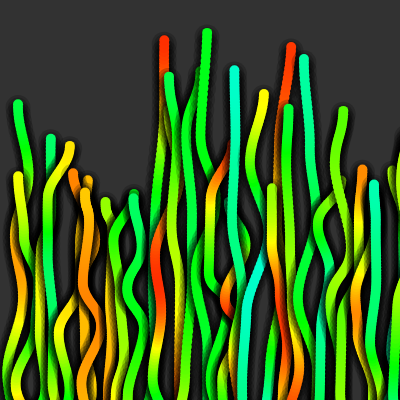
Frame 1 (no input)
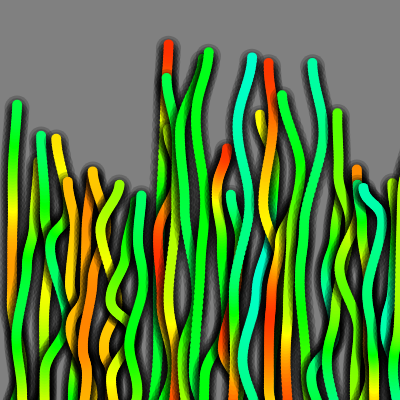
Frame 60 (no input)
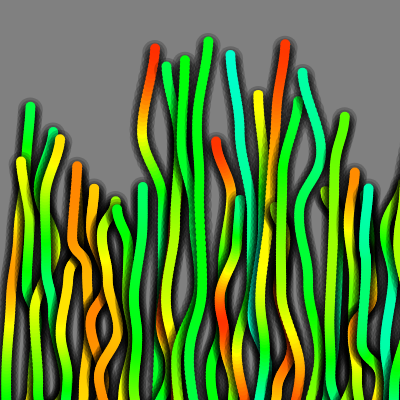
Frame 120 (the mouse pressed at the canvas centre since frame 60)

The p5.js sketch that drew these frames (run headless with seeded random() and noise() and a simulated clock; from frame 60 on, the mouse is pressed at the canvas centre):

// p5.js sketch
// ── sketch.js
// require https://cdnjs.cloudflare.com/ajax/libs/p5.js/0.5.14/p5.js
// require https://cdnjs.cloudflare.com/ajax/libs/p5.js/0.5.14/addons/p5.dom.js

// draws a rectangle, where you tell it to!

var freq_slider;
var amplitude_slider;
var time_slider;



var t = 0;

function setup() {
    createCanvas(400, 400);


    createP('Frequency');
    freq_slider = createSlider(0, 500, 50);
    createP('Amplitude');
    amplitude_slider = createSlider(0, 100, 50);
    createP('Time Speed');
    time_slider = createSlider(0, 100, 50);


}


function draw() {
    background(50);
    ellipseMode(CENTER);

    var frequency = freq_slider.value() / 10;
    var amplitude = amplitude_slider.value() / 100;
    var timeStep = time_slider.value() / 1000;

    t += timeStep;
    noiseDetail(1, .5);

    noStroke();

    var rays = 30;
    for (ray = 0; ray < rays; ray++) {
        var startX = width / rays * ray;
        var startY = 425;
        var endX = startX + noise(ray, 0) * 30;
        var endY = startY - 400 + noise(ray, 10) * 330;

        colorMode(RGB);
        fill(0, 0, 0, 50);
        for (i = 0; i < 1; i += .02) {
            var x = lerp(startX, endX, i);
            var y = lerp(startY, endY, i);
            var offsetX = noise(i * frequency + t, ray) * amplitude * 100;
            var offsetY = noise(i * frequency + t, ray, 100) * amplitude * 100;

            ellipse(x + offsetX, y + offsetY, 25, 25);
            ellipse(x + offsetX, y + offsetY, 20, 20);
            ellipse(x + offsetX, y + offsetY, 15, 15);
        }

        colorMode(HSB, 100);
        for (i = 0; i < 1; i += .01) {
            fill(noise(ray + i * 2) * 100, 100, 100);
            var x = lerp(startX, endX, i);
            var y = lerp(startY, endY, i);
            var offsetX = noise(i * frequency + t, ray) * amplitude * 100;
            var offsetY = noise(i * frequency + t, ray, 100) * amplitude * 100;

            ellipse(x + offsetX, y + offsetY, 10, 10);
        }

    }



}
